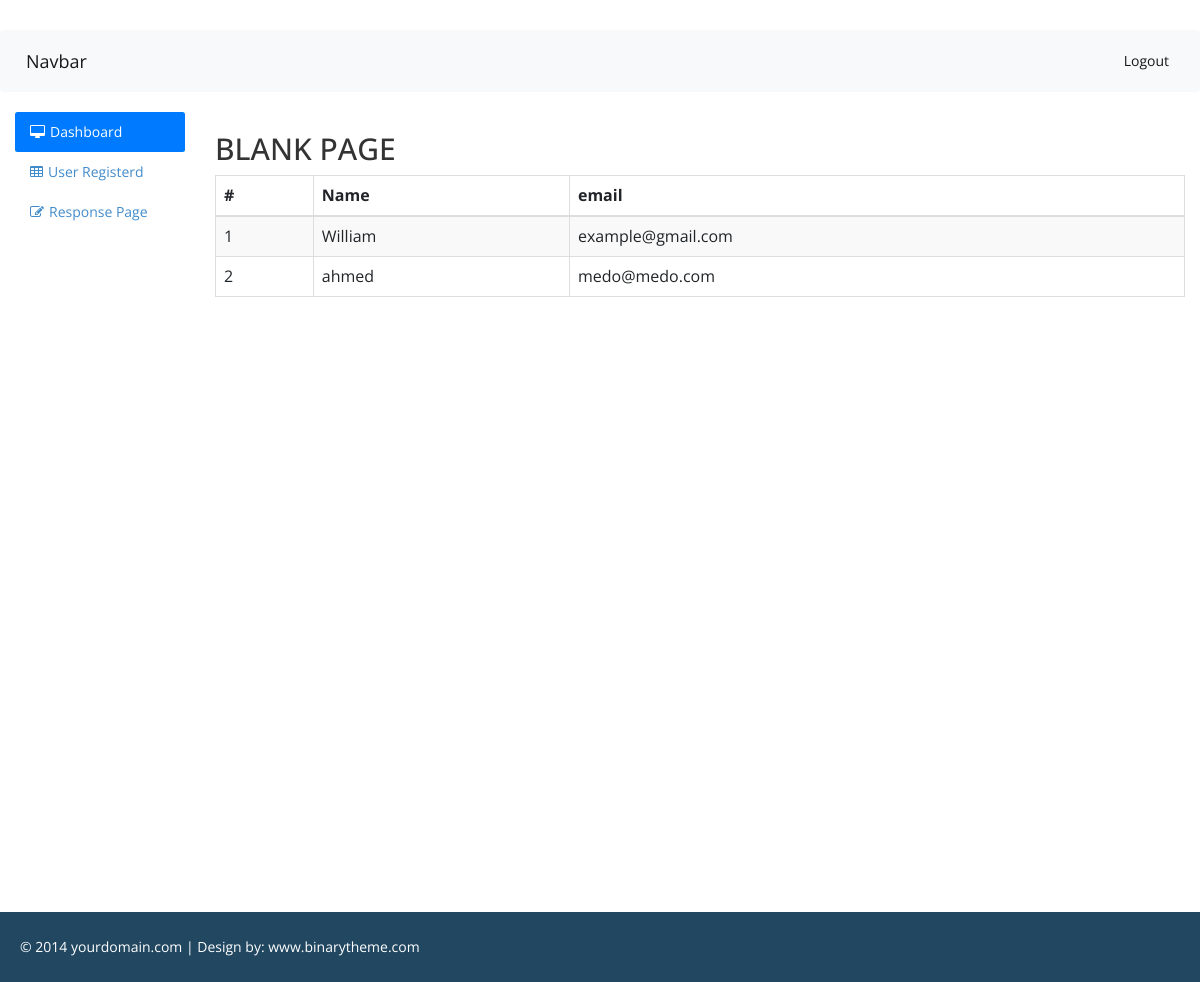
The app's page /Dashboard/user-recorded with its own data.
### project1/Model.py (models this page shows)
class User(db.Model, UserMixin):
    id = db.Column(db.Integer, primary_key = True)
    name = db.Column(db.String(10), unique = True,  nullable = False)
    email = db.Column(db.String(120), unique = True,  nullable = False)
    password = db.Column(db.String(60), nullable = False)

### project1/views.py (the view)
@app.route('/Dashboard/user-recorded')
def blank():
    data=User.query.all()
    return render_template('admin/blank.html',data=data)

### project1/templates/admin/blank.html
﻿{%extends 'admin/admin_layout.html'%}
       {%block admin%}
                <div class="row">
                    <div class="col-md-12">
                     <h2>BLANK PAGE </h2>
                     <table class="table table-striped table-bordered table-hover">
                        <thead>
                            <tr>
                                <th>#</th>
                                <th> Name</th>
                                <th>email</th>
                            </tr>
                        </thead>
                        <tbody>
                            {% for user in data %}
                            <tr>
                                <td>{{user.id}}</td>
                                <td>{{user.name}}</td>
                                <td>{{user.email}}</td>
                            </tr>
                           {% endfor %}
                        </tbody>
                    </table>
                    </div>
                </div>
    </div>
        {%endblock%}

### project1/static/css/custom.css (style rules this page uses)
body { font-family: 'Open Sans', sans-serif; line-height:30px; }

### records on screen
User: id "1", name "William", email "example@gmail.com"
User: id "2", name "ahmed", email "medo@medo.com"
